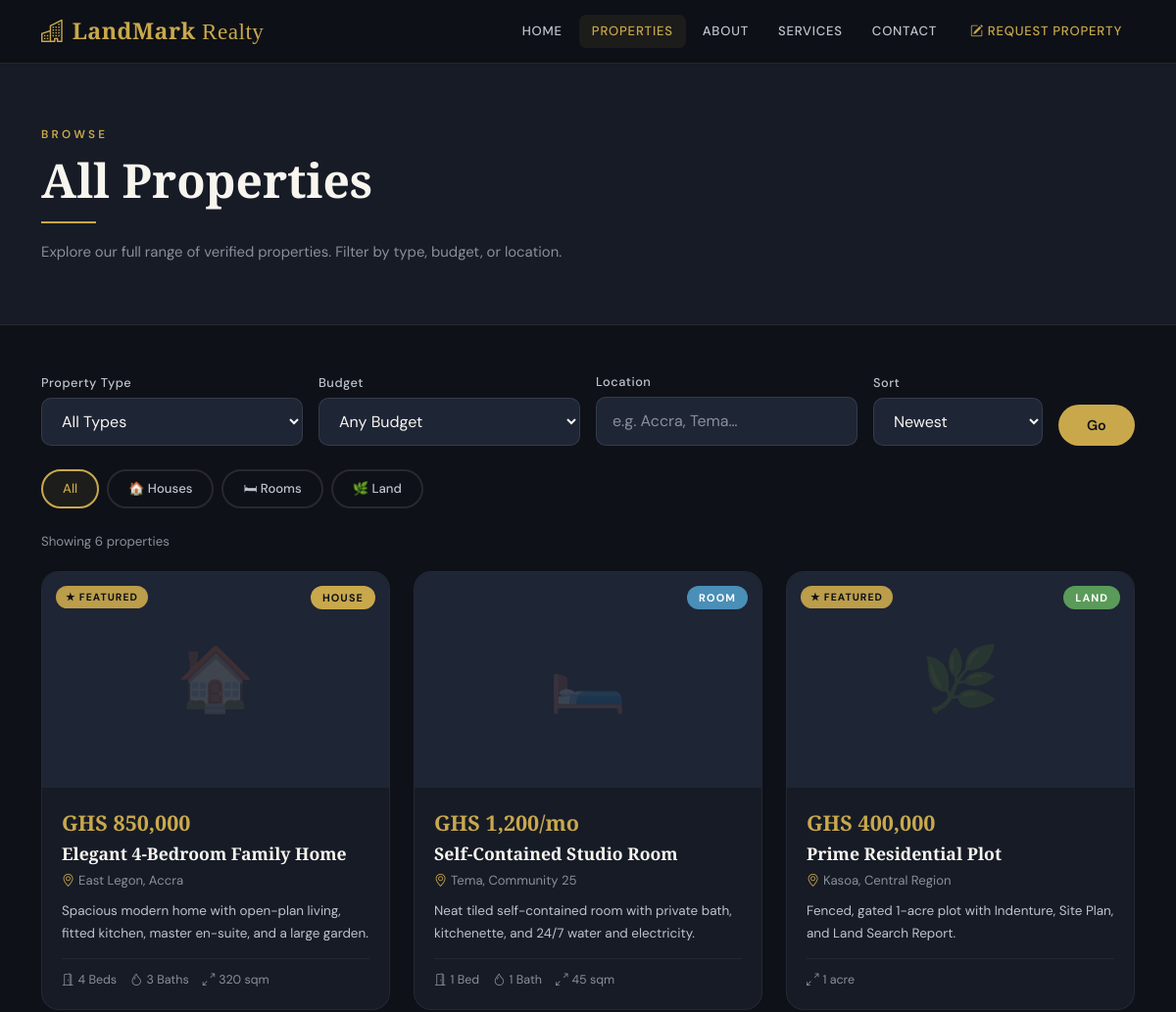
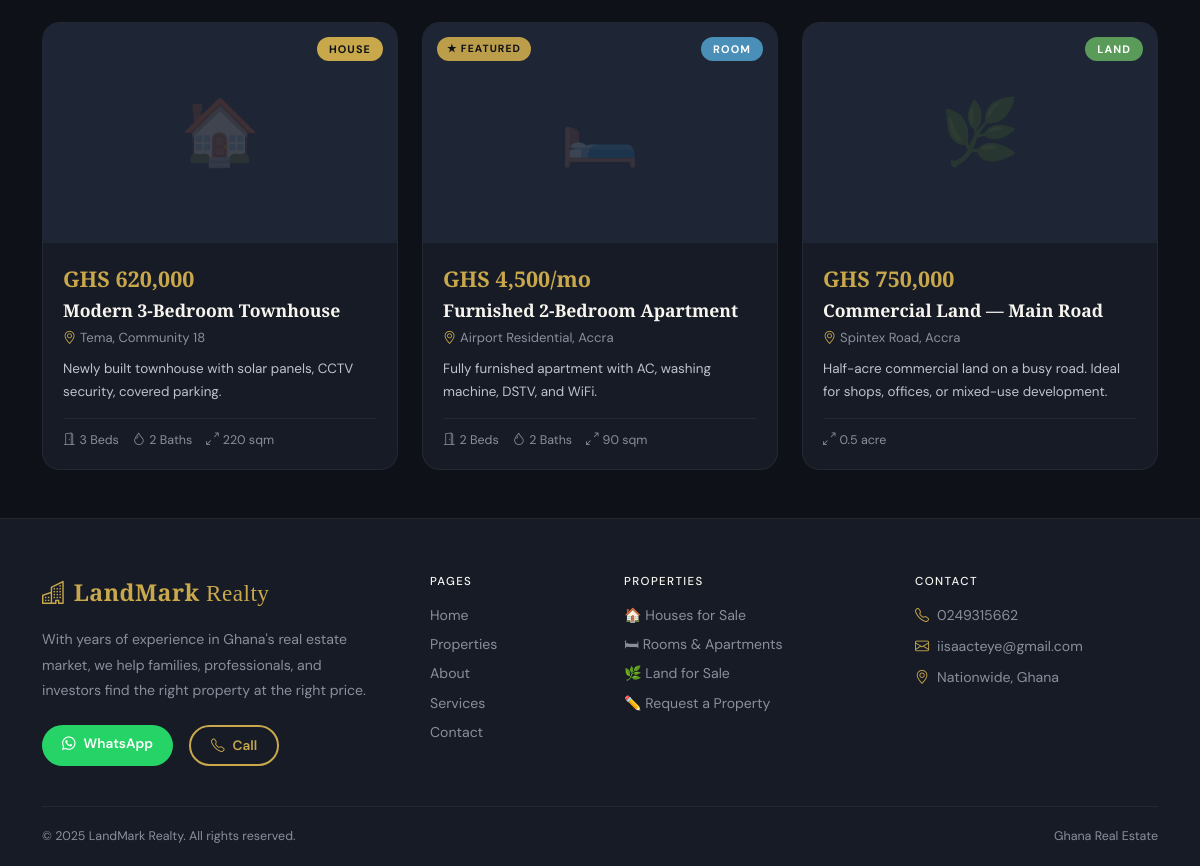
Screenshot of /properties with the database file from the repository (2 pictures, top to bottom).
### tables this page shows
CREATE TABLE listings (
            id          INTEGER PRIMARY KEY AUTOINCREMENT,
            type        TEXT NOT NULL DEFAULT 'house',
            title       TEXT NOT NULL,
            description TEXT,
            price       TEXT,
            location    TEXT,
            bedrooms    INTEGER,
            bathrooms   INTEGER,
            size        TEXT,
            land_use    TEXT,
            land_docs   TEXT,
            status      TEXT NOT NULL DEFAULT 'available',
            featured    INTEGER NOT NULL DEFAULT 0,
            created_at  TEXT NOT NULL DEFAULT (datetime('now'))
        );

CREATE TABLE settings (
            key   TEXT PRIMARY KEY,
            value TEXT
        );

### app.py (the view, shortened to what this page needs)
@app.route('/properties')
def properties():
    db     = get_db()
    type_f = request.args.get('type','')
    bdg_f  = request.args.get('budget','')
    loc_f  = request.args.get('loc','').strip()
    sort_f = request.args.get('sort','newest')
    q      = "SELECT * FROM listings WHERE status='available'"
    p      = []
    if type_f: q += " AND type=?"; p.append(type_f)
    if loc_f:  q += " AND (location LIKE ? OR title LIKE ?)"; p += [f'%{loc_f}%', f'%{loc_f}%']
    q += " ORDER BY " + ("featured DESC, created_at DESC" if sort_f == 'featured' else "created_at DESC")
    listings = [listing_to_dict(r) for r in db.execute(q, p).fetchall()]
    return render_template('properties.html', listings=listings,
                           filters={'type':type_f,'budget':bdg_f,'loc':loc_f,'sort':sort_f},
                           agent=get_agent())

### app.py (called while the page is built)
def get_db():
    if 'db' not in g:
        g.db = sqlite3.connect(DATABASE)
        g.db.row_factory = sqlite3.Row
        g.db.execute("PRAGMA journal_mode=WAL")
        g.db.execute("PRAGMA foreign_keys=ON")
    return g.db

def get_setting(key, default=''):
    row = get_db().execute("SELECT value FROM settings WHERE key=?", (key,)).fetchone()
    return row['value'] if row else default

def get_agent():
    return {
        'name':     get_setting('agent_name',    'Isaac Teye'),
        'phone':    get_setting('agent_phone',   '0249315662'),
        'email':    get_setting('agent_email',   'iisaacteye@gmail.com'),
        'wa':       get_setting('agent_wa',      '233249315662'),
        'bio':      get_setting('agent_bio',     ''),
        'business': get_setting('business_name', 'LandMark Realty'),
    }

def listing_to_dict(row):
    d = dict(row)
    imgs = get_db().execute(
        "SELECT filename FROM listing_images WHERE listing_id=? ORDER BY sort_order", (d['id'],)
    ).fetchall()
    d['images'] = [r['filename'] for r in imgs]
    return d

### templates/properties.html (shortened to what this page needs)
{% extends 'base.html' %}
{% block content %}
<div class="page-header">
  <div class="container">
    <span class="eyebrow">Browse</span>
    <h1 class="display-serif" style="font-size:clamp(2rem,4vw,3.2rem);">All Properties</h1>
    <div class="section-divider"></div>
    <p style="color:var(--stone);max-width:540px;font-size:0.93rem;line-height:1.8;">
      Explore our full range of verified properties. Filter by type, budget, or location.
    </p>
  </div>
</div>
<div class="container py-5">
  <form method="get" action="{{ url_for('properties') }}">
    <div class="row g-3 mb-4 align-items-end">
      <div class="col-md-3">
        <label class="form-label">Property Type</label>
        <select name="type" class="form-field" onchange="this.form.submit()">
          <option value="" {% if not filters.type %}selected{% endif %}>All Types</option>
        </select>
      </div>
      <div class="col-md-3">
        <label class="form-label">Budget</label>
        <select name="budget" class="form-field" onchange="this.form.submit()">
          <option value="" {% if not filters.budget %}selected{% endif %}>Any Budget</option>
        </select>
      </div>
      <div class="col-md-3">
        <label class="form-label">Location</label>
        <input name="loc" type="text" class="form-field" placeholder="e.g. Accra, Tema…" value="{{ filters.loc }}"/>
      </div>
      <div class="col-md-2">
        <label class="form-label">Sort</label>
        <select name="sort" class="form-field" onchange="this.form.submit()">
          <option value="newest"   {% if filters.sort=='newest'   %}selected{% endif %}>Newest</option>
        </select>
      </div>
      <div class="col-md-1">
        <button type="submit" class="btn-gold w-100" style="padding:11px 8px;">Go</button>
      </div>
    </div>
  </form>
  <div class="d-flex gap-2 mb-4 flex-wrap">
    <a href="{{ url_for('properties') }}" class="chip {% if not filters.type %}active{% endif %}">All</a>
    <a href="{{ url_for('properties') }}?type=house" class="chip {% if filters.type=='house' %}active{% endif %}">🏠 Houses</a>
    <a href="{{ url_for('properties') }}?type=room"  class="chip {% if filters.type=='room'  %}active{% endif %}">🛏 Rooms</a>
    <a href="{{ url_for('properties') }}?type=land"  class="chip {% if filters.type=='land'  %}active{% endif %}">🌿 Land</a>
  </div>
  <div style="color:var(--stone);font-size:0.83rem;margin-bottom:20px;">
    Showing {{ listings|length }} propert{{ 'y' if listings|length == 1 else 'ies' }}
  </div>
  {% if listings %}
  <div class="row g-4">
    {% for l in listings %}{% include '_property_card.html' %}{% endfor %}
  </div>
  {% endif %}
</div>
{% endblock %}

### templates/base.html (shortened to what this page needs)
<!DOCTYPE html>
<html lang="en">
<head>
  <link href="https://cdn.jsdelivr.net/npm/bootstrap@5.3.2/dist/css/bootstrap.min.css" rel="stylesheet"/>
  <link href="https://cdn.jsdelivr.net/npm/bootstrap-icons@1.11.3/font/bootstrap-icons.min.css" rel="stylesheet"/>
  <link rel="stylesheet" href="{{ url_for('static', filename='css/style.css') }}"/>
</head>
<body>
<nav class="site-nav">
  <div class="container">
    <div class="d-flex align-items-center justify-content-between">
      <a href="{{ url_for('index') }}" class="nav-brand">
        <i class="bi bi-buildings me-2"></i>LandMark<span style="font-weight:400"> Realty</span>
      </a>
      <div class="d-none d-lg-flex align-items-center gap-1">
        <a href="{{ url_for('index') }}"      class="nav-link-item {% if request.endpoint=='index' %}active{% endif %}">Home</a>
        <a href="{{ url_for('properties') }}" class="nav-link-item {% if request.endpoint=='properties' %}active{% endif %}">Properties</a>
        <a href="{{ url_for('about') }}"      class="nav-link-item {% if request.endpoint=='about' %}active{% endif %}">About</a>
        <a href="{{ url_for('services') }}"   class="nav-link-item {% if request.endpoint=='services' %}active{% endif %}">Services</a>
        <a href="{{ url_for('contact') }}"    class="nav-link-item {% if request.endpoint=='contact' %}active{% endif %}">Contact</a>
        <a href="{{ url_for('property_request') }}" class="nav-link-item ms-1" style="color:var(--gold)!important;">
          <i class="bi bi-pencil-square me-1"></i>Request Property
        </a>
      </div>
    </div>
  </div>
</nav>
{% block content %}{% endblock %}
<footer class="site-footer">
  <div class="container">
    <div class="row g-5 mb-2">
      <div class="col-lg-4">
        <a href="{{ url_for('index') }}" class="nav-brand d-block mb-3" style="text-decoration:none;">
          <i class="bi bi-buildings me-2"></i>LandMark<span style="font-weight:400"> Realty</span>
        </a>
        <p style="color:var(--stone);font-size:0.88rem;line-height:1.8;margin-bottom:22px;">{{ agent.bio }}</p>
        <div class="d-flex gap-3 flex-wrap">
          <a href="https://wa.me/{{ agent.wa }}" target="_blank" class="btn-wa" style="padding:9px 20px;font-size:0.85rem;">
            <i class="bi bi-whatsapp me-2"></i>WhatsApp
          </a>
          <a href="tel:{{ agent.phone }}" class="btn-outline-gold" style="padding:9px 20px;font-size:0.85rem;">
            <i class="bi bi-telephone me-2"></i>Call
          </a>
        </div>
      </div>
      <div class="col-6 col-lg-2">
        <h6 class="footer-heading">Pages</h6>
        <a href="{{ url_for('index') }}"      class="footer-link">Home</a>
        <a href="{{ url_for('properties') }}" class="footer-link">Properties</a>
        <a href="{{ url_for('about') }}"      class="footer-link">About</a>
        <a href="{{ url_for('services') }}"   class="footer-link">Services</a>
        <a href="{{ url_for('contact') }}"    class="footer-link">Contact</a>
      </div>
      <div class="col-6 col-lg-3">
        <h6 class="footer-heading">Properties</h6>
        <a href="{{ url_for('properties') }}?type=house" class="footer-link">🏠 Houses for Sale</a>
        <a href="{{ url_for('properties') }}?type=room"  class="footer-link">🛏 Rooms &amp; Apartments</a>
        <a href="{{ url_for('properties') }}?type=land"  class="footer-link">🌿 Land for Sale</a>
        <a href="{{ url_for('property_request') }}"      class="footer-link">✏️ Request a Property</a>
      </div>
      <div class="col-lg-3">
        <h6 class="footer-heading">Contact</h6>
        <div class="footer-contact-item"><i class="bi bi-telephone" style="color:var(--gold);"></i>{{ agent.phone }}</div>
        <div class="footer-contact-item"><i class="bi bi-envelope"  style="color:var(--gold);"></i>{{ agent.email }}</div>
        <div class="footer-contact-item"><i class="bi bi-geo-alt"   style="color:var(--gold);"></i>Nationwide, Ghana</div>
      </div>
    </div>
    <div class="footer-bottom">
      <span>© {{ 2025 }} {{ agent.business }}. All rights reserved.</span>
      <span>Ghana Real Estate</span>
    </div>
  </div>
</footer>
</body>
</html>

### templates/_property_card.html
<div class="col-md-6 col-lg-4">
  <a href="{{ url_for('property_detail', id=l.id) }}" class="prop-card-link">
    <div class="prop-card">
      <div class="prop-img-wrap">
        {% if l.images %}
          <img src="{{ url_for('static', filename='uploads/' + l.images[0]) }}" alt="{{ l.title }}" loading="lazy"/>
          {% if l.images|length > 1 %}
          <span class="img-count-badge">
            <i class="bi bi-images"></i> {{ l.images|length }} photos
          </span>
          {% endif %}
        {% else %}
          <div class="prop-img-placeholder">{{ {'house':'🏠','room':'🛏️','land':'🌿'}[l.type] or '🏠' }}</div>
        {% endif %}
        <span class="type-badge type-{{ l.type }}">{{ l.type|capitalize }}</span>
        {% if l.featured %}<span class="featured-badge">★ Featured</span>{% endif %}
      </div>
      <div class="prop-body">
        <div class="prop-price">{{ l.price }}</div>
        <div class="prop-title">{{ l.title }}</div>
        <div class="prop-location"><i class="bi bi-geo-alt me-1" style="color:var(--gold);"></i>{{ l.location }}</div>
        <div class="prop-desc">{{ l.description }}</div>
        {% if l.type != 'land' and (l.bedrooms or l.bathrooms or l.size) %}
        <div class="prop-specs">
          {% if l.bedrooms  %}<span><i class="bi bi-door-open me-1"></i>{{ l.bedrooms }} Bed{{ 's' if l.bedrooms > 1 else '' }}</span>{% endif %}
          {% if l.bathrooms %}<span><i class="bi bi-droplet me-1"></i>{{ l.bathrooms }} Bath{{ 's' if l.bathrooms > 1 else '' }}</span>{% endif %}
          {% if l.size      %}<span><i class="bi bi-arrows-angle-expand me-1"></i>{{ l.size }}</span>{% endif %}
        </div>
        {% elif l.size %}
        <div class="prop-specs"><span><i class="bi bi-arrows-angle-expand me-1"></i>{{ l.size }}</span></div>
        {% endif %}
      </div>
    </div>
  </a>
</div>

### rows the page displays
listings: type "🏠", type "HOUSE", featured "★ FEATURED", price "GHS 850,000", title "Elegant 4-Bedroom Family Home", location "East Legon, Accra", description "Spacious modern home with open-plan living, fitted kitchen, master en-suite, and a large garden.", bedrooms "4", bedrooms "s", bathrooms "3", bathrooms "s", size "320 sqm"
listings: type "🛏️", type "ROOM", price "GHS 1,200/mo", title "Self-Contained Studio Room", location "Tema, Community 25", description "Neat tiled self-contained room with private bath, kitchenette, and 24/7 water and electricity.", bedrooms "1", bathrooms "1", size "45 sqm"
listings: type "LAND", featured "★ FEATURED", price "GHS 400,000", title "Prime Residential Plot", location "Kasoa, Central Region", description "Fenced, gated 1-acre plot with Indenture, Site Plan, and Land Search Report.", size "1 acre"
listings: type "🏠", type "HOUSE", price "GHS 620,000", title "Modern 3-Bedroom Townhouse", location "Tema, Community 18", description "Newly built townhouse with solar panels, CCTV security, covered parking.", bedrooms "3", bedrooms "s", bathrooms "2", bathrooms "s", size "220 sqm"
listings: type "🛏️", type "ROOM", featured "★ FEATURED", price "GHS 4,500/mo", title "Furnished 2-Bedroom Apartment", location "Airport Residential, Accra", description "Fully furnished apartment with AC, washing machine, DSTV, and WiFi.", bedrooms "2", bedrooms "s", bathrooms "2", bathrooms "s", size "90 sqm"
listings: type "LAND", price "GHS 750,000", title "Commercial Land — Main Road", location "Spintex Road, Accra", description "Half-acre commercial land on a busy road. Ideal for shops, offices, or mixed-use development.", size "0.5 acre"
settings: bio "With years of experience in Ghana's real estate market, we help families, professionals, and investors find the right property at the right price."
settings: phone "0249315662"
settings: email "iisaacteye@gmail.com"
settings: business "LandMark Realty"

### other values shown
{{ listings|length }} "6"
{{ 'y' if listings|length == 1 else 'ies' }} "ies"
{{ 2025 }} "2025"
